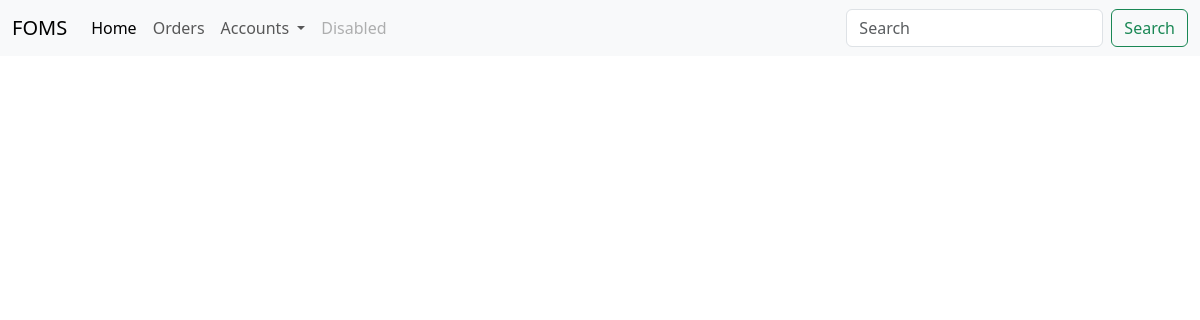
Before: /order with the older database file.
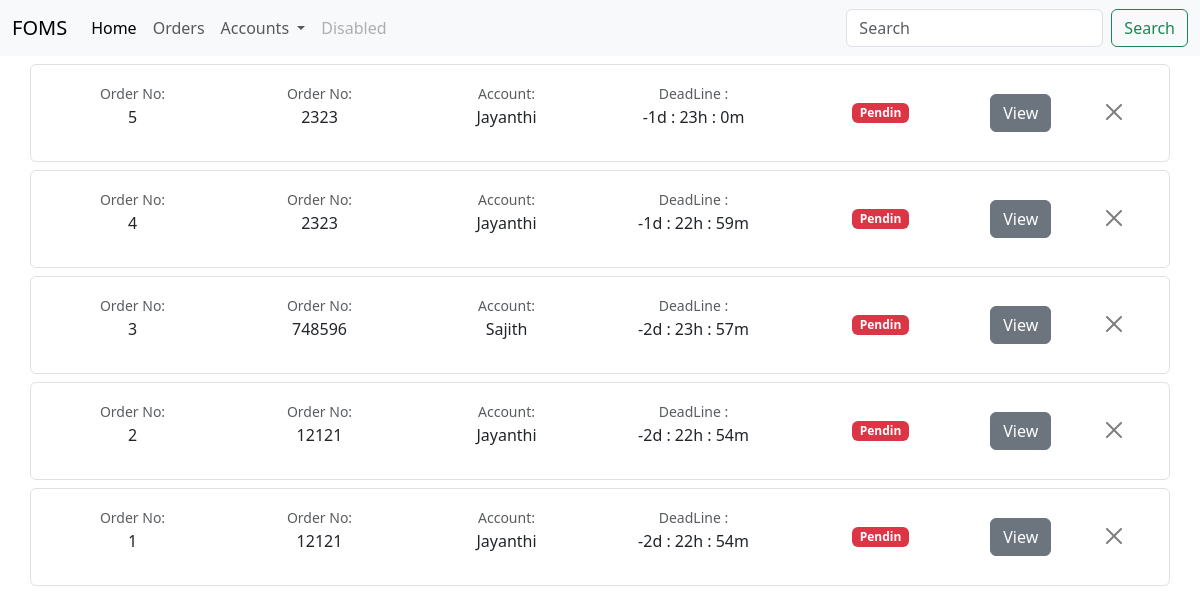
After: the same page with the newer database file.
### website/models.py (models this page shows)
class FiverrOrder(db.Model):
    foid = db.Column(db.Integer, primary_key=True)
    fono = db.Column(db.String, nullable=False)
    account_name = db.Column(db.String, nullable=False)
    date = db.Column(db.DateTime, nullable=False)
    soundcloud_tracks = db.relationship(
        'SoundcloudTrack', backref='fiverr_order', lazy='dynamic')

### website/views.py (the view)
@views.route('/order')
def order():
    account_name = 'Jayanthi'  # Replace with the account_name you want to query
    orders = FiverrOrder.query.order_by(desc(FiverrOrder.foid)).all()
    time = calculate(orders)
    return render_template('Activeorder.html', orders=orders, time=time)

### website/Timecal.py (called while the page is built)
def calculate(orders):
    asia_colombo_tz = pytz.timezone('Asia/Colombo')
    time = {}
    for order in orders:
        current_time = datetime.now()
        End_date = order.date
        remain_time = End_date - current_time
        hours, remainder = divmod(remain_time.seconds, 3600)
        minutes, seconds = divmod(remainder, 60)
        time[order.foid] = {
            'date': remain_time.days,
            'hours': hours,
            'minutes': minutes,
        }
    return time

### website/templates/Activeorder.html (shortened to what this page needs)
{% extends "base.html"%}{%block title%}Orders{%endblock%} {% block content%}
{%for order in orders %}
<div class="container">
  <div class="row my-2 border rounded p-2">
    <div
      class="col-md-2 d-flex align-items-center justify-content-center custom-column"
    >
      <p class="text-center">
        <small class="text-body-secondary">Order No:</small
        ><br />{{order['foid']}}
      </p>
    </div>
    <div
      class="col-md-2 d-flex align-items-center justify-content-center custom-column"
    >
      <p class="text-center">
        <small class="text-body-secondary">Order No:</small
        ><br />{{order['fono']}}
      </p>
    </div>
    <div
      class="col-md-2 d-flex align-items-center justify-content-center custom-column"
    >
      <p class="text-center">
        <small class="text-body-secondary">Account:</small
        ><br />{{order['account_name']}}
      </p>
    </div>
    <div
      class="col-md-2 d-flex align-items-center justify-content-center custom-column"
    >
      <p class="text-center">
        <small class="text-body-secondary">DeadLine :</small
        ><br />{{time[order['foid']]['date']}}d :
        {{time[order['foid']]['hours']}}h :
        {{time[order['foid']]['minutes']}}m<br />
      </p>
    </div>
    <div
      class="col-md-2 d-flex align-items-center justify-content-center custom-column"
    >
      <span class="badge text-bg-danger">Pendin</span>
    </div>
    <div
      class="col-md-1 d-flex align-items-center justify-content-center custom-column"
    >
      <a href="/tracks?foid={{order['foid']}}" class="btn btn-secondary"
        >View</a
      >
    </div>
    <div
      class="col-md-1 d-flex align-items-center justify-content-center custom-column"
    >
      <form action="delete" method="post">
        <button
          type="submit"
          class="btn-close"
          id="submitBtn"
          value="submit"
          aria-label="Close"
        ></button>
      </form>
    </div>
  </div>
</div>
{% endfor %} {%endblock%}

### website/templates/base.html (shortened to what this page needs)
<!DOCTYPE html>
<html lang="en">
  <head>
    <link
      href="https://cdn.jsdelivr.net/npm/bootstrap@5.3.2/dist/css/bootstrap.min.css"
      rel="stylesheet"
    />
  </head>
  <body>
    <nav class="navbar navbar-expand-lg bg-body-tertiary">
      <div class="container-fluid">
        <a class="navbar-brand" href="/">FOMS</a>
        <div class="collapse navbar-collapse" id="navbarSupportedContent">
          <ul class="navbar-nav me-auto mb-2 mb-lg-0">
            <li class="nav-item">
              <a class="nav-link active" aria-current="page" href="/">Home</a>
            </li>
            <li class="nav-item">
              <a class="nav-link" href="/order">Orders</a>
            </li>
            <li class="nav-item dropdown">
              <a
                class="nav-link dropdown-toggle"
                href="#"
                role="button"
                data-bs-toggle="dropdown"
                aria-expanded="false"
              >
                Accounts
              </a>
            </li>
            <li class="nav-item">
              <a class="nav-link disabled" aria-disabled="true">Disabled</a>
            </li>
          </ul>
          <form class="d-flex" role="search">
            <input
              class="form-control me-2"
              type="search"
              placeholder="Search"
              aria-label="Search"
            />
            <button class="btn btn-outline-success" type="submit">
              Search
            </button>
          </form>
        </div>
      </div>
    </nav>
    {% block content %} {%endblock%}
  </body>
</html>

### website/templates/Activeorder.html (style rules this page uses)
.custom-column { padding: 0.5rem; margin: 0; }

Changed rows visible on the page:
added FiverrOrder: foid "5", fono "2323", account_name "Jayanthi", foid "-1", foid "23", foid "0"
added FiverrOrder: foid "4", fono "2323", account_name "Jayanthi", foid "-1", foid "22", foid "59"
added FiverrOrder: foid "3", fono "748596", account_name "Sajith", foid "-2", foid "23", foid "57"
added FiverrOrder: foid "2", fono "12121", account_name "Jayanthi", foid "-2", foid "22", foid "54"
added FiverrOrder: foid "1", fono "12121", account_name "Jayanthi", foid "-2", foid "22", foid "54"
